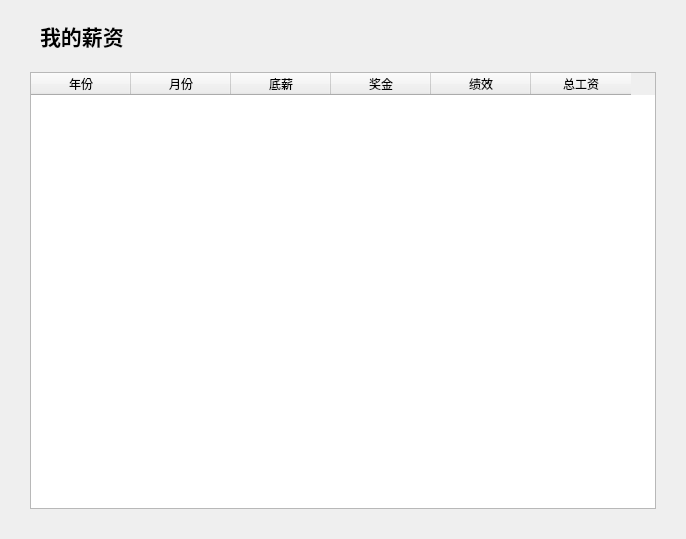
<?xml version="1.0" encoding="UTF-8"?>
<ui version="4.0">
 <class>Sala_Info</class>
 <widget class="QWidget" name="Sala_Info">
  <property name="geometry">
   <rect>
    <x>0</x>
    <y>0</y>
    <width>686</width>
    <height>539</height>
   </rect>
  </property>
  <property name="windowTitle">
   <string>Form</string>
  </property>
  <layout class="QVBoxLayout" name="verticalLayout">
   <property name="spacing">
    <number>15</number>
   </property>
   <property name="leftMargin">
    <number>30</number>
   </property>
   <property name="topMargin">
    <number>15</number>
   </property>
   <property name="rightMargin">
    <number>30</number>
   </property>
   <property name="bottomMargin">
    <number>30</number>
   </property>
   <item>
    <widget class="QWidget" name="widget" native="true">
     <layout class="QHBoxLayout" name="horizontalLayout">
      <property name="spacing">
       <number>0</number>
      </property>
      <property name="leftMargin">
       <number>10</number>
      </property>
      <property name="topMargin">
       <number>5</number>
      </property>
      <property name="rightMargin">
       <number>10</number>
      </property>
      <property name="bottomMargin">
       <number>5</number>
      </property>
      <item>
       <widget class="QLabel" name="label">
        <property name="font">
         <font>
          <pointsize>16</pointsize>
          <bold>true</bold>
         </font>
        </property>
        <property name="text">
         <string>我的薪资</string>
        </property>
       </widget>
      </item>
     </layout>
    </widget>
   </item>
   <item>
    <widget class="QTableWidget" name="tableWidget">
     <column>
      <property name="text">
       <string>年份</string>
      </property>
     </column>
     <column>
      <property name="text">
       <string>月份</string>
      </property>
     </column>
     <column>
      <property name="text">
       <string>底薪</string>
      </property>
     </column>
     <column>
      <property name="text">
       <string>奖金</string>
      </property>
     </column>
     <column>
      <property name="text">
       <string>绩效</string>
      </property>
     </column>
     <column>
      <property name="text">
       <string>总工资</string>
      </property>
     </column>
    </widget>
   </item>
  </layout>
 </widget>
 <resources/>
 <connections/>
</ui>
